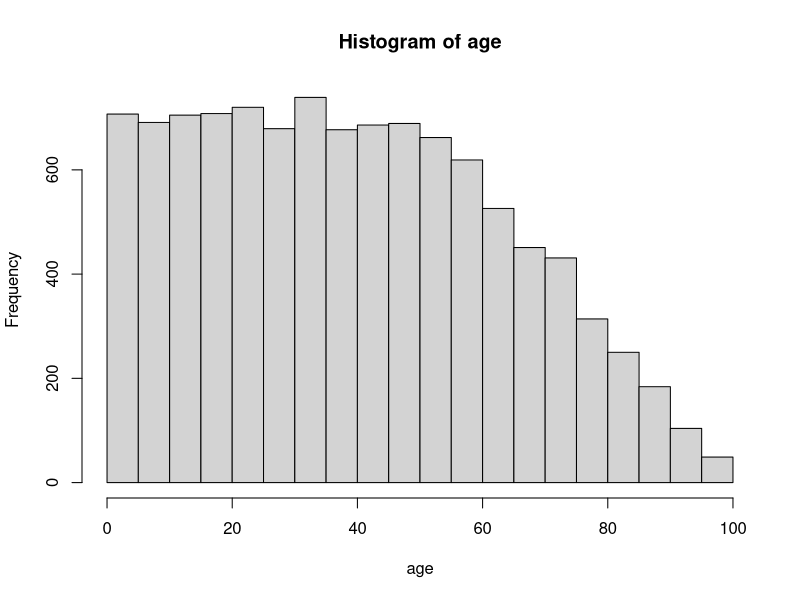

The R script that drew this image:
#  CSSS 508
#  Lab 4 - sampling

## Run the following code to create the ages and IDs of a
## population of size 10,591 from which you will draw a sample.

n=10591
id = 1:n
age = sample(1:100, n, replace=T, prob=c(rep(1,49), seq(1,.05,by = -.019)))
sex = sample(c("M","F"), n, replace=T)
race = sample(c("Black","White","Asian","Hispanic","Native Am"),
	 n, replace=T,prob=c(.05,.9,.02, .025,.005))
hist(age)

## Tabulate age, sex, and age by sex.

## Create a Boolean variable called "child", which is true when age<=18
## and false when age>18

## Combine these variables into a data frame and summarize it.


## Draw a random sample of size 100 from this population.

## Now draw a weighted sample of size 100, where children (18 and under)
## are twice as likely to be sampled as adults.
## Hint: first create a "probability weight" vector which is 2 for kids
## and 1 for adults.  Then send this as a parameter to the sample function
## Store the IDs of your sample in a vector.

## For your sample, tabulate child, sex, race, and child by race.


## Chi-squared distribution
## The chi-squared distribution is used for many statistical tests.
## The functions pchisq, qchisq, rchisq, and dchisq can be used for 
## computations.

# type ?rchisq.  What parameter(s) does this distribution take?


# Draw a sample of size 1000 from a chi-square distribution with 
# degrees of freedom = 2.

# Make a histogram of your sample.

# The Chi-square distribution is used to test whether one model fits
# better than another.  You compute the chi-squared test statistic 
# and compare it to the chi-squared distribution.  Supposed your
# test statistic is 6.27

# If X follows a chi-squared distribution with 3 degrees of freedom
# what is the probability that X is greater than 6.27?  This is the p-value.


# What test statistic value do you need for a p-value of 0.05 or less?
